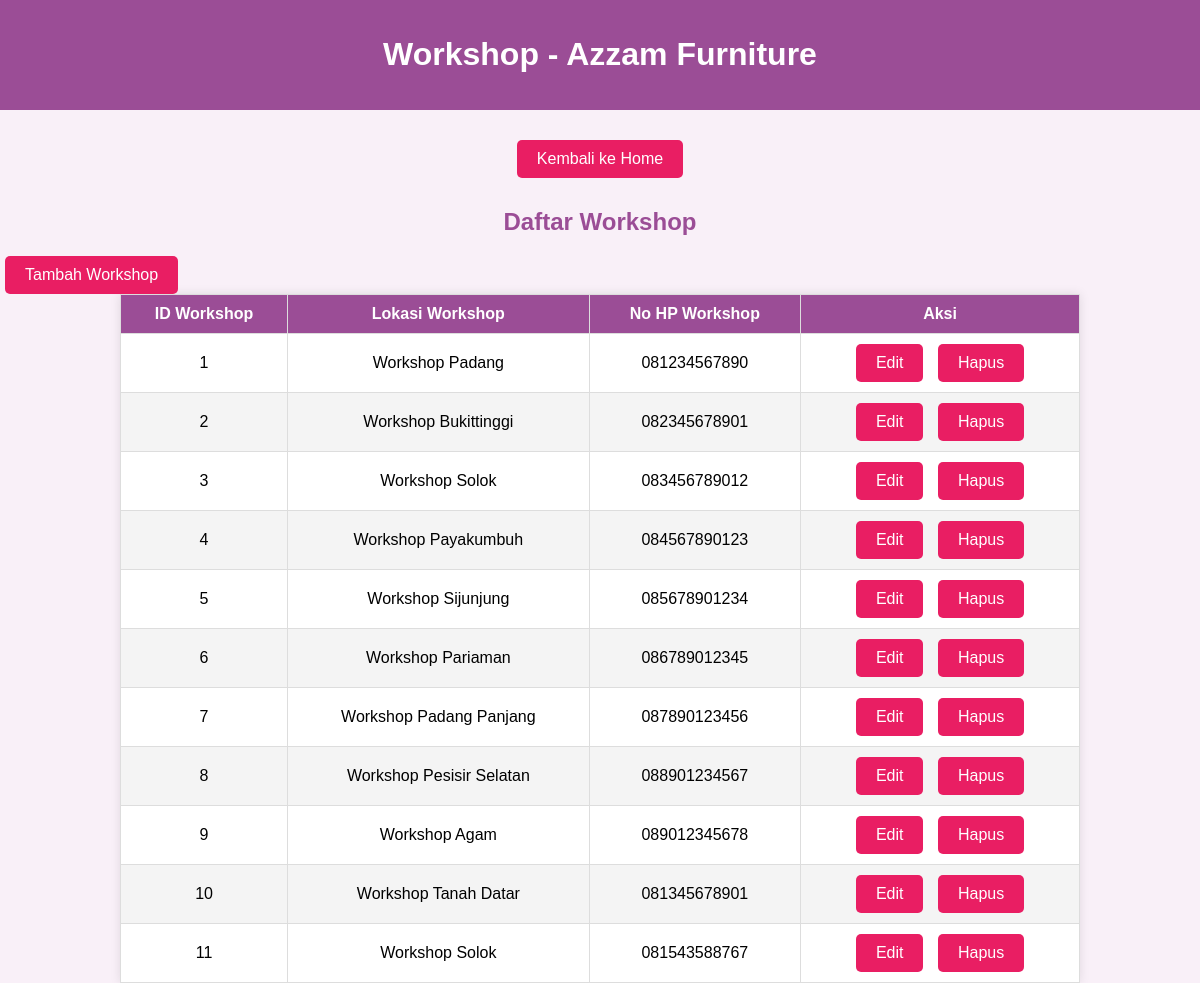
Screenshot of /workshop.php with the database file from the repository.
### tables this page shows
CREATE TABLE `workshop` (
  `id_workshop` int(12) NOT NULL,
  `lokasi_workshop` varchar(100) NOT NULL,
  `no_hp_workshop` varchar(15) NOT NULL
);

### workshop.php (the view, shortened to what this page needs)
<?php
include('database_project.php');
$sql = "SELECT * FROM workshop";
$result = $conn->query($sql);
?>
<!DOCTYPE html>
<html lang="id">
<head>
    <link rel="stylesheet" href="style.css">
</head>
<body>
<header>
    <h1>Workshop - Azzam Furniture</h1>
</header>
<nav>
    <a href="index.php">Kembali ke Home</a>
</nav>
<h2>Daftar Workshop</h2>
<a href="workshop_insert.php" class="button">Tambah Workshop</a>
<table border="1" cellpadding="10" cellspacing="0">
    <thead>
        <tr>
            <th>ID Workshop</th>
            <th>Lokasi Workshop</th>
            <th>No HP Workshop</th>
            <th>Aksi</th>
        </tr>
    </thead>
    <tbody>
        <?php while($row = $result->fetch_assoc()): ?>
            <tr>
                <td><?php echo $row['id_workshop']; ?></td>
                <td><?php echo $row['lokasi_workshop']; ?></td>
                <td><?php echo $row['no_hp_workshop']; ?></td>
                <td>
                    <a href="workshop_edit.php?id=<?php echo $row['id_workshop']; ?>" class="button">Edit</a>
                    <a href="workshop_delete.php?id=<?php echo $row['id_workshop']; ?>" class="button" onclick="return confirm('Apakah Anda yakin ingin menghapus?')">Hapus</a>
                </td>
            </tr>
        <?php endwhile; ?>
    </tbody>
</table>
</body>
</html>

### style.css (style rules this page uses)
body { font-family: Arial, sans-serif; margin: 0; padding: 0; background-color: #f9f0f8; }
header { background-color: #9b4d96; color: white; padding: 15px; text-align: center; }
nav { display: flex; flex-wrap: wrap; justify-content: center; margin: 20px; }
nav a { background-color: #e91e63; color: white; padding: 10px 20px; margin: 10px; text-decoration: none; border-radius: 5px; font-size: 16px; }
h2 { text-align: center; font-size: 24px; color: #9b4d96; margin-bottom: 20px; }
a.button { display: block; text-align: center; background-color: #e91e63; color: white; padding: 10px 20px; border-radius: 5px; text-decoration: none; font-size: 16px; margin: 0 auto 20px auto; }
table { width: 80%; margin: 0 auto; border-collapse: collapse; background-color: #fff; box-shadow: 0 0 10px rgba(0, 0, 0, 0.1); }
table th, table td { text-align: center; padding: 10px; border: 1px solid #ddd; }
table th { background-color: #9b4d96; color: white; }
table tbody tr:nth-child(even) { background-color: #f4f4f4; }
a.button { background-color: #e91e63; color: white; padding: 5px 10px; border-radius: 5px; text-decoration: none; font-size: 14px; margin: 0 5px; }
a.button { display: inline-block; background-color: #e91e63; color: white; padding: 10px 20px; border-radius: 5px; text-decoration: none; font-size: 16px; text-align: center; }

### rows the page displays
workshop: id_workshop "1", lokasi_workshop "Workshop Padang", no_hp_workshop "081234567890"
workshop: id_workshop "2", lokasi_workshop "Workshop Bukittinggi", no_hp_workshop "082345678901"
workshop: id_workshop "3", lokasi_workshop "Workshop Solok", no_hp_workshop "083456789012"
workshop: id_workshop "4", lokasi_workshop "Workshop Payakumbuh", no_hp_workshop "084567890123"
workshop: id_workshop "5", lokasi_workshop "Workshop Sijunjung", no_hp_workshop "085678901234"
workshop: id_workshop "6", lokasi_workshop "Workshop Pariaman", no_hp_workshop "086789012345"
workshop: id_workshop "7", lokasi_workshop "Workshop Padang Panjang", no_hp_workshop "087890123456"
workshop: id_workshop "8", lokasi_workshop "Workshop Pesisir Selatan", no_hp_workshop "088901234567"
workshop: id_workshop "9", lokasi_workshop "Workshop Agam", no_hp_workshop "089012345678"
workshop: id_workshop "10", lokasi_workshop "Workshop Tanah Datar", no_hp_workshop "081345678901"
workshop: id_workshop "11", lokasi_workshop "Workshop Solok", no_hp_workshop "081543588767"
